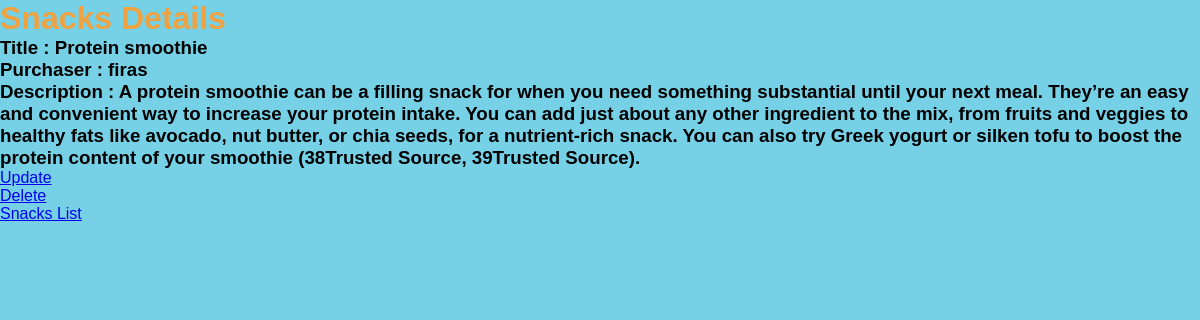
The app's page /5/ with its own data.
### snacks/models.py (models this page shows, shortened)
class Snack(models.Model):
    title  = models.CharField(max_length=64)
    purchaser =models.ForeignKey(get_user_model(),on_delete=models.CASCADE)
    description =models.TextField()
    class Meta:
        ordering=['-pk']

### snacks/views.py (the view)
# urls.py: path('<int:pk>/',SnackDetailView.as_view(), name = 'snack_detail'),
class SnackDetailView (DetailView):
    template_name = 'snacks_detail.html'
    model = Snack

### templates/snacks_detail.html
{% extends 'base.html'%}
{% block content%}
<h1>Snacks Details</h1>
<h3>Title : {{snack.title|capfirst}}</h3>
<h3>Purchaser : {{snack.purchaser}}</h3>
<h3>Description : {{snack.description|capfirst}}</h3>
<a href="{% url 'snack_update' snack.id%}">Update</a>
<br>
<a href="{% url 'snack_delete' snack.id%}">Delete</a>
<br>
<a href="{% url 'snack_list'%}">Snacks List</a>
{% endblock%}

### static /css/base.css (style rules this page uses)
* { margin: 0; padding: 0; box-sizing: border-box; }
body { font-family: Arial, sans-serif; background-color: rgb(118, 209, 231); }
h1 { color: rgb(241, 162, 64); }

### records on screen
Snack: title "Protein smoothie", purchaser "firas", description "A protein smoothie can be a filling snack for when you need something substantial until your next meal. They’re an easy and convenient way to increase your protein intake. You can add just about any other ingredient to the mix, from fruits and veggies to healthy fats like avocado, nut butter, or chia seeds, for a nutrient-rich snack. You can also try Greek yogurt or silken tofu to boost the protein content of your smoothie (38Trusted Source, 39Trusted Source)."
